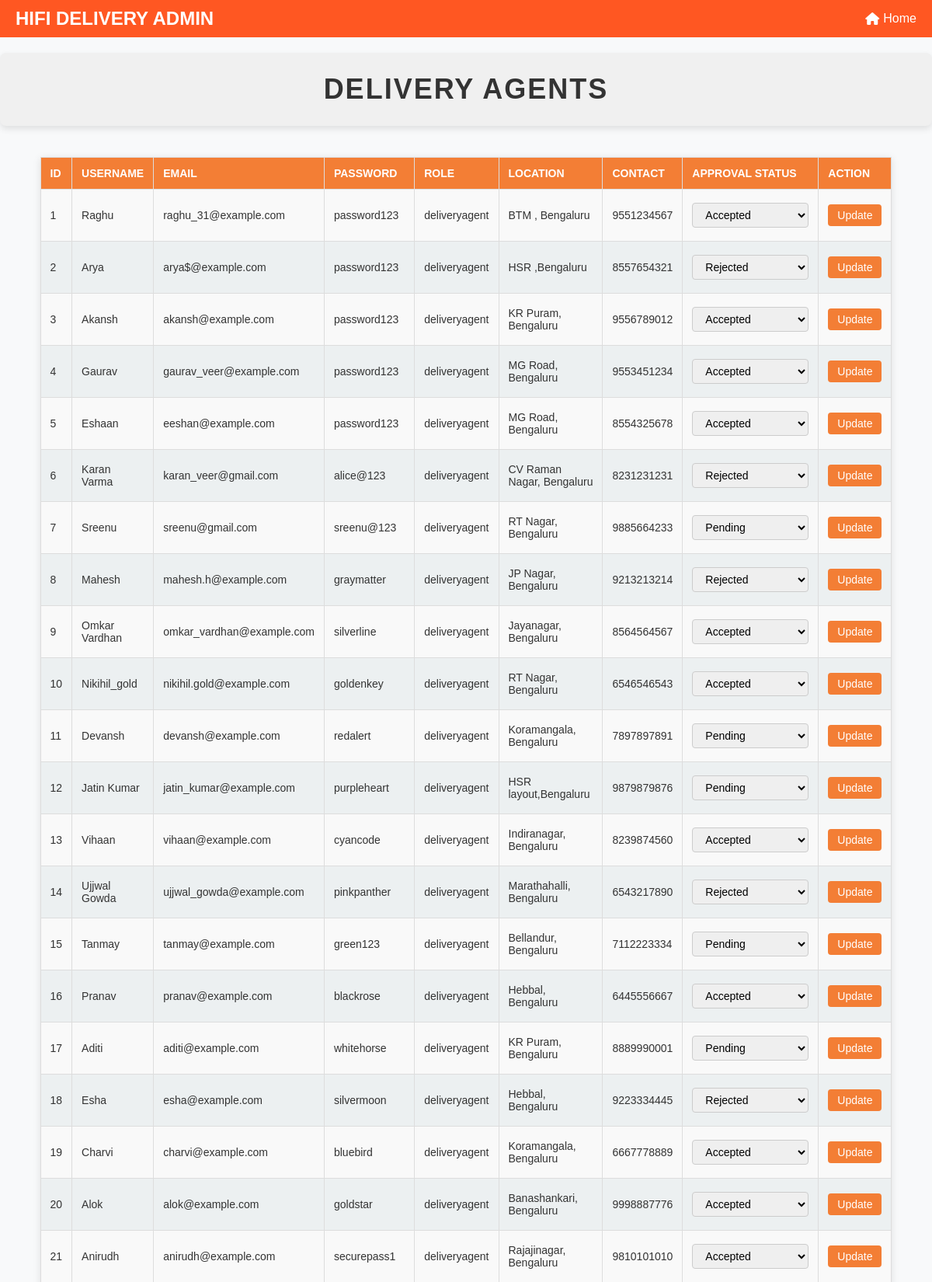
The page /manageuser (upper part) on the database its author committed.
### tables this page shows
CREATE TABLE "Delivery_Agent" (
	"id"	INTEGER,
	"username"	TEXT NOT NULL UNIQUE,
	"email"	TEXT NOT NULL UNIQUE,
	"password"	TEXT NOT NULL,
	"role"	TEXT NOT NULL,
	"location"	TEXT,
	"contact"	TEXT,
	"approved"	INTEGER NOT NULL DEFAULT 0,
	PRIMARY KEY("id" AUTOINCREMENT)
);

### mergedapp.py (the view)
@app.route('/manageuser')
def view_users_agents():
    users = get_all_users()
    agents = get_all_delivery_agents()
    return render_template('manageuser.html', users=users, agents=agents)

### mergedapp.py (called while the page is built)
def get_all_users():
    conn = sqlite3.connect(DATABASE)
    cursor = conn.cursor()
    cursor.execute("SELECT * FROM users")
    users = cursor.fetchall()  # Fetch all rows
    conn.close()
    return users

def get_all_delivery_agents():
    conn = sqlite3.connect(DATABASE)
    cursor = conn.cursor()
    cursor.execute("SELECT * FROM Delivery_Agent")
    agents = cursor.fetchall()  # Fetch all rows
    conn.close()
    return agents

### templates/manageuser.html (shortened to what this page needs)
<!DOCTYPE html>
<html lang="en">
<head>
    <link href="https://cdnjs.cloudflare.com/ajax/libs/font-awesome/6.5.0/css/all.min.css" rel="stylesheet">
</head>
<body>
    <header>
        <div class="logo">HIFI DELIVERY ADMIN</div>
        <nav>
            <ul>
                <li><a href="admin"><i class="fa-solid fa-house"></i> Home</a></li>
            </ul>
        </nav>
    </header>
        <h1>Delivery Agents</h1>
        <div class="form-container">
            <form action="/update_agent_status" method="POST" onsubmit="confirmUpdate(event)">
                <table>
                    <thead>
                        <tr>
                            <th>ID</th>
                            <th>Username</th>
                            <th>Email</th>
                            <th>Password</th>
                            <th>Role</th>
                            <th>Location</th>
                            <th>Contact</th>
                            <th>Approval Status</th>
                            <th>Action</th>
                        </tr>
                    </thead>
                    <tbody>
                        {% for agent in agents %}
                        <tr>
                            <td>{{ agent[0] }}</td>
                            <td>{{ agent[1] }}</td>
                            <td>{{ agent[2] }}</td>
                            <td>{{ agent[3] }}</td>
                            <td>{{ agent[4] }}</td>
                            <td>{{ agent[5] }}</td>
                            <td>{{ agent[6] }}</td>
                            <td>
                                <select name="status_{{ agent[0] }}">
                                    <option value="0" {% if agent[7] == 0 %}selected{% endif %}>Pending</option>
                                    <option value="1" {% if agent[7] == 1 %}selected{% endif %}>Accepted</option>
                                    <option value="-1" {% if agent[7] == -1 %}selected{% endif %}>Rejected</option>
                                </select>
                            </td>
                            <td><button type="submit" name="update_agent" value="{{ agent[0] }}">Update</button></td>
                        </tr>
                        {% endfor %}
                    </tbody>
                </table>
            </form>
        </div>
</body>
</html>

### templates/manageuser.html (style rules this page uses)
* { margin: 0; padding: 0; box-sizing: border-box; font-family: Arial, sans-serif; }
body { background-color: #f8f9fa; color: #333; display: flex; flex-direction: column; min-height: 100vh; font-size: 1rem; }
header { background: #ff5722; color: white; padding: 10px 20px; display: flex; justify-content: space-between; align-items: center; flex-wrap: wrap; }
header .logo { font-size: 1.5rem; font-weight: bold; }
header nav ul { list-style: none; display: flex; gap: 15px; flex-wrap: wrap; }
header nav ul li a { color: white; text-decoration: none; display: flex; align-items: center; }
header nav ul li a i { margin-right: 5px; }
table { width: 80%; margin: 20px auto; border-collapse: collapse; background-color: #fff; box-shadow: 0 2px 10px rgba(0, 0, 0, 0.1); }
th, td { border: 1px solid #ddd; padding: 12px; text-align: left; font-size: 14px; }
th { background-color:rgb(243, 126, 53); color: #fff; text-transform: uppercase; }
td { background-color: #f9f9f9; }
tr:nth-child(even) td { background-color: #ecf0f1; }
select, button { padding: 6px 12px; font-size: 14px; margin: 5px 0; }
select { width: 150px; border: 1px solid #ccc; border-radius: 4px; }
button { background-color:rgb(243, 126, 53); color: white; border: none; border-radius: 4px; cursor: pointer; transition: background-color 0.3s ease; }
h1 { font-family: 'Arial', sans-serif; font-size: 36px; font-weight: bold; color: #333; text-align: center; text-transform: uppercase; letter-spacing: 2px; line-height: 1.5; padding: 20px 0; background-color: #f0f0f0; border-radius: 8px; box-shadow: 0 4px 8px rgba(0, 0, 0, 0.1); margin: 20px 0; }

### rows shown on the page
Delivery_Agent: id "1", username "Raghu", email "raghu_31@example.com", password "password123", role "deliveryagent", location "BTM , Bengaluru", contact "9551234567", approved+id "Accepted"
Delivery_Agent: id "2", username "Arya", email "arya$@example.com", password "password123", role "deliveryagent", location "HSR ,Bengaluru", contact "8557654321", approved+id "Rejected"
Delivery_Agent: id "3", username "Akansh", email "akansh@example.com", password "password123", role "deliveryagent", location "KR Puram, Bengaluru", contact "9556789012", approved+id "Accepted"
Delivery_Agent: id "4", username "Gaurav", email "gaurav_veer@example.com", password "password123", role "deliveryagent", location "MG Road, Bengaluru", contact "9553451234", approved+id "Accepted"
Delivery_Agent: id "5", username "Eshaan", email "eeshan@example.com", password "password123", role "deliveryagent", location "MG Road, Bengaluru", contact "8554325678", approved+id "Accepted"
Delivery_Agent: id "6", username "Karan Varma", email "karan_veer@gmail.com", password "alice@123", role "deliveryagent", location "CV Raman Nagar, Bengaluru", contact "8231231231", approved+id "Rejected"
Delivery_Agent: id "7", username "Sreenu", email "sreenu@gmail.com", password "sreenu@123", role "deliveryagent", location "RT Nagar, Bengaluru", contact "9885664233", approved+id "Pending"
Delivery_Agent: id "8", username "Mahesh", email "mahesh.h@example.com", password "graymatter", role "deliveryagent", location "JP Nagar, Bengaluru", contact "9213213214", approved+id "Rejected"
Delivery_Agent: id "9", username "Omkar Vardhan", email "omkar_vardhan@example.com", password "silverline", role "deliveryagent", location "Jayanagar, Bengaluru", contact "8564564567", approved+id "Accepted"
Delivery_Agent: id "10", username "Nikihil_gold", email "nikihil.gold@example.com", password "goldenkey", role "deliveryagent", location "RT Nagar, Bengaluru", contact "6546546543", approved+id "Accepted"
Delivery_Agent: id "11", username "Devansh", email "devansh@example.com", password "redalert", role "deliveryagent", location "Koramangala, Bengaluru", contact "7897897891", approved+id "Pending"
Delivery_Agent: id "12", username "Jatin Kumar", email "jatin_kumar@example.com", password "purpleheart", role "deliveryagent", location "HSR layout,Bengaluru", contact "9879879876", approved+id "Pending"
Delivery_Agent: id "13", username "Vihaan", email "vihaan@example.com", password "cyancode", role "deliveryagent", location "Indiranagar, Bengaluru", contact "8239874560", approved+id "Accepted"
Delivery_Agent: id "14", username "Ujjwal Gowda", email "ujjwal_gowda@example.com", password "pinkpanther", role "deliveryagent", location "Marathahalli, Bengaluru", contact "6543217890", approved+id "Rejected"
Delivery_Agent: id "15", username "Tanmay", email "tanmay@example.com", password "green123", role "deliveryagent", location "Bellandur, Bengaluru", contact "7112223334", approved+id "Pending"
Delivery_Agent: id "16", username "Pranav", email "pranav@example.com", password "blackrose", role "deliveryagent", location "Hebbal, Bengaluru", contact "6445556667", approved+id "Accepted"
Delivery_Agent: id "17", username "Aditi", email "aditi@example.com", password "whitehorse", role "deliveryagent", location "KR Puram, Bengaluru", contact "8889990001", approved+id "Pending"
Delivery_Agent: id "18", username "Esha", email "esha@example.com", password "silvermoon", role "deliveryagent", location "Hebbal, Bengaluru", contact "9223334445", approved+id "Rejected"
Delivery_Agent: id "19", username "Charvi", email "charvi@example.com", password "bluebird", role "deliveryagent", location "Koramangala, Bengaluru", contact "6667778889", approved+id "Accepted"
Delivery_Agent: id "20", username "Alok", email "alok@example.com", password "goldstar", role "deliveryagent", location "Banashankari, Bengaluru", contact "9998887776", approved+id "Accepted"
Delivery_Agent: id "21", username "Anirudh", email "anirudh@example.com", password "securepass1", role "deliveryagent", location "Rajajinagar, Bengaluru", contact "9810101010", approved+id "Accepted"
